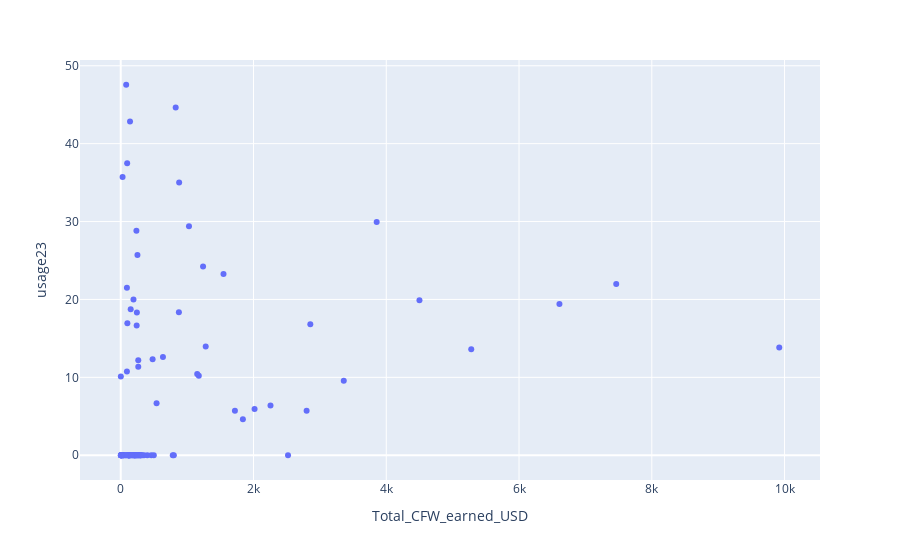

Notebook code cell kept with this figure:
### Code cell
px.scatter(data,x='Total_CFW_earned_USD',y='usage23')

### Figure 1 — Plotly figure (JSON) as saved in the notebook; plotly's stock layout.template omitted (floating-point values rounded to 4 significant figures)
{"data": [{"hovertemplate": "Total_CFW_earned_USD=%{x}<br>usage23=%{y}<extra></extra>", "legendgroup": "", "marker": {"color": "#636efa", "symbol": "circle"}, "mode": "markers", "name": "", "orientation": "v", "showlegend": false, "type": "scatter", "x": [150, 400, 7, 116, 82, 93, 33, 264, 100, 3, 116, 96, 35, 70, 4, 3360, 784, 880, 4, 225, 15, 127, 33, 4500, 480, 1176, 5280, 1548, 2856, 200, 141, 180, 300, 200, 350, 120, 120, 180, 36, 1152, 2520, 120, 2256, 2016, 1720, 120, 132, 460, 876, 288.8, 131.5, 216.2, 273.8, 258.3, 7.5, 215.5, 9920, 1280, 236.1, 7464.0, 1840, 252, 828, 236, 240.5, 60, 56, 81, 300, 498, 96.72, 0.2152, 272, 540, 208, 1028, 636, 6609.0, 210.8, 249.6, 325, 301.2, 800, 7.5, 3856.0, 32, 32, 32, 150, 264, 28, 93, 32, 160, 592, 192, 243, 1240, 140, 240, 1.6, 2800, 10], "xaxis": "x", "y": [0, 0, 0, 0, 47.56, 10.75, 0, 12.2, 16.95, 0, 0, 0, 0, 0, 0, 9.557, 0, 35.01, 0, 0, 0, 0, 0, 19.91, 12.33, 10.21, 13.61, 23.26, 16.81, 0, 0, 0, 0, 0, 0, 0, 0, 0, 0, 10.43, 0, 0, 6.376, 5.952, 5.721, 0, 0, 0, 18.36, 0, 0, 0, 0, 0, 0, 0, 13.84, 13.97, 28.8, 21.97, 4.615, 25.71, 44.64, 0, 0, null, 0, 0, 0, 0, 37.5, 0, 0, 6.667, 0, 29.41, 12.61, 19.42, 0, 0, 0, 0, 0, 0, 29.94, null, null, null, 18.75, 11.36, 35.71, 21.51, null, 0, null, 20, 18.33, 24.22, 42.86, 16.67, 10.11, 5.714, 0], "yaxis": "y"}], "layout": {"legend": {"tracegroupgap": 0}, "margin": {"t": 60}, "xaxis": {"anchor": "y", "domain": [0, 1], "title": {"text": "Total_CFW_earned_USD"}}, "yaxis": {"anchor": "x", "domain": [0, 1], "title": {"text": "usage23"}}}}
